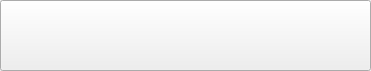
<?xml version="1.0" encoding="UTF-8"?>
<ui version="4.0">
 <class>Form</class>
 <widget class="QWidget" name="Form">
  <property name="geometry">
   <rect>
    <x>0</x>
    <y>0</y>
    <width>371</width>
    <height>71</height>
   </rect>
  </property>
  <property name="windowTitle">
   <string>Form</string>
  </property>
  <widget class="QPushButton" name="bt_todo1">
   <property name="geometry">
    <rect>
     <x>0</x>
     <y>0</y>
     <width>371</width>
     <height>71</height>
    </rect>
   </property>
   <property name="cursor">
    <cursorShape>PointingHandCursor</cursorShape>
   </property>
   <property name="styleSheet">
    <string notr="true">color: rgb(255, 136, 0)</string>
   </property>
   <property name="text">
    <string/>
   </property>
  </widget>
 </widget>
 <resources/>
 <connections/>
</ui>
